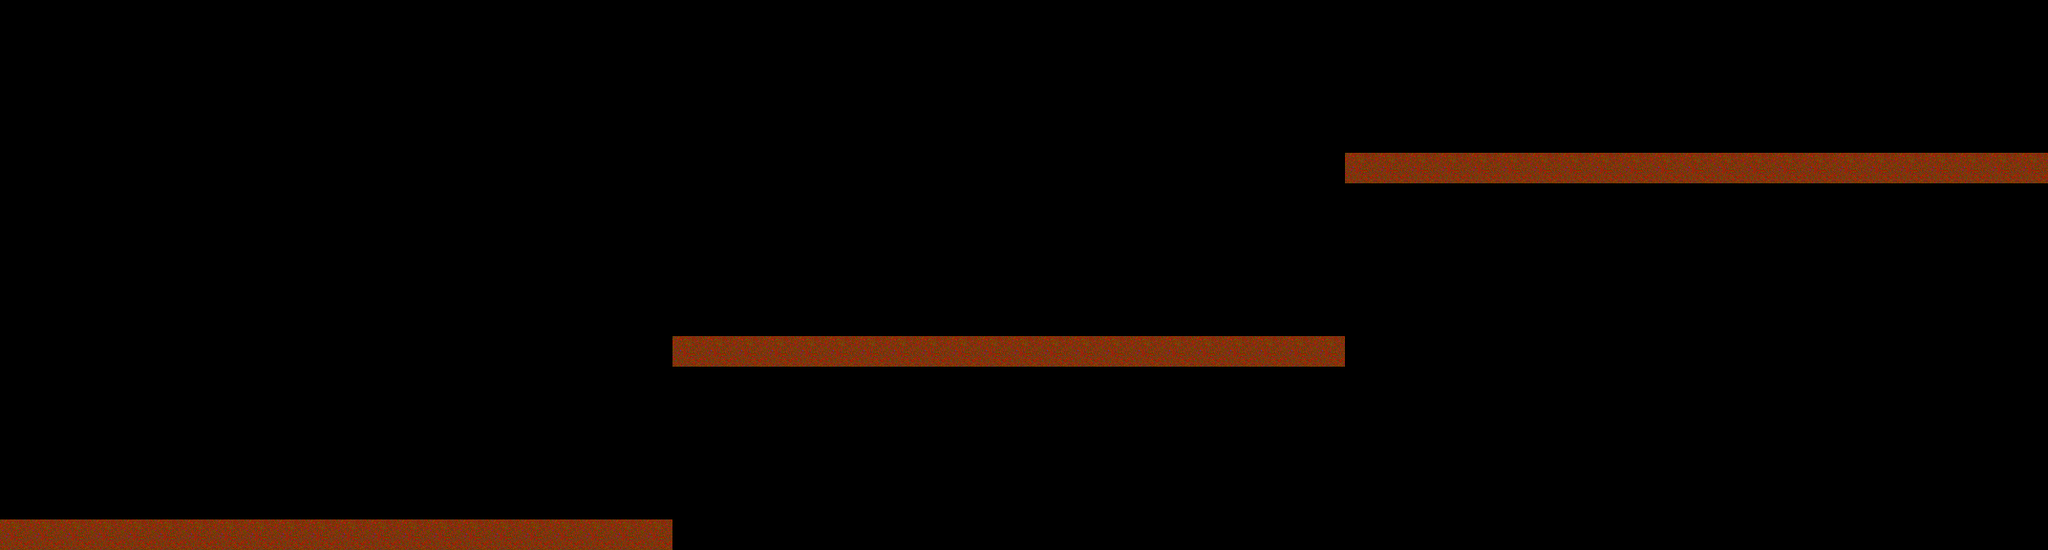

This is a level from a 2D game, rendered from its Tiled map with the project's own tilesets. A one-line summary and the map file follow, with tile-layer data summarised:
An orthogonal 67x18 tile map with 32x32 px tiles, 1 tile layer (Tile Layer 1).

<map version="1.0" orientation="orthogonal" width="67" height="18" tilewidth="32" tileheight="32">
 <tileset firstgid="1" name="Forest" tilewidth="32" tileheight="32">
  <image source="../Fast Vs. The Giant Tangerine/Resources/Tiles/TiledOnlyOne.png" width="64" height="64" />
 </tileset>
 <layer name="Tile Layer 1" width="67" height="18">
  <data>[1206 cells, 239 non-empty, 2 distinct tile ids]</data>
 </layer>
</map>
